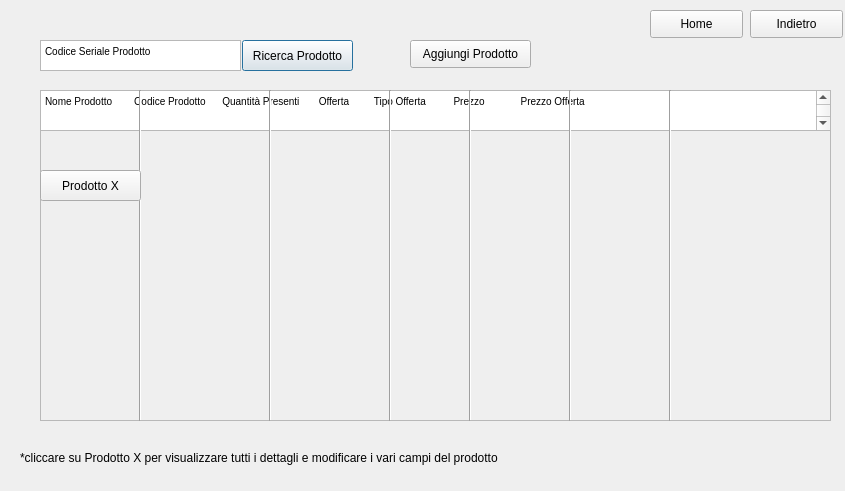
<?xml version="1.0" encoding="UTF-8"?>
<ui version="4.0">
 <class>Dialog</class>
 <widget class="QDialog" name="Dialog">
  <property name="geometry">
   <rect>
    <x>0</x>
    <y>0</y>
    <width>845</width>
    <height>491</height>
   </rect>
  </property>
  <property name="baseSize">
   <size>
    <width>10</width>
    <height>10</height>
   </size>
  </property>
  <property name="windowTitle">
   <string>Gestione Magazzino</string>
  </property>
  <widget class="QPushButton" name="pushButton">
   <property name="geometry">
    <rect>
     <x>242</x>
     <y>40</y>
     <width>111</width>
     <height>31</height>
    </rect>
   </property>
   <property name="text">
    <string>Ricerca Prodotto</string>
   </property>
  </widget>
  <widget class="QTextBrowser" name="textBrowser">
   <property name="geometry">
    <rect>
     <x>40</x>
     <y>40</y>
     <width>201</width>
     <height>31</height>
    </rect>
   </property>
   <property name="html">
    <string>&lt;!DOCTYPE HTML PUBLIC &quot;-//W3C//DTD HTML 4.0//EN&quot; &quot;http://www.w3.org/TR/REC-html40/strict.dtd&quot;&gt;
&lt;html&gt;&lt;head&gt;&lt;meta name=&quot;qrichtext&quot; content=&quot;1&quot; /&gt;&lt;style type=&quot;text/css&quot;&gt;
p, li { white-space: pre-wrap; }
&lt;/style&gt;&lt;/head&gt;&lt;body style=&quot; font-family:'MS Shell Dlg 2'; font-size:7.8pt; font-weight:400; font-style:normal;&quot;&gt;
&lt;p style=&quot; margin-top:0px; margin-bottom:0px; margin-left:0px; margin-right:0px; -qt-block-indent:0; text-indent:0px;&quot;&gt;Codice Seriale Prodotto&lt;/p&gt;&lt;/body&gt;&lt;/html&gt;</string>
   </property>
  </widget>
  <widget class="QPushButton" name="pushButton_2">
   <property name="geometry">
    <rect>
     <x>650</x>
     <y>10</y>
     <width>93</width>
     <height>28</height>
    </rect>
   </property>
   <property name="text">
    <string>Home</string>
   </property>
  </widget>
  <widget class="QPushButton" name="pushButton_3">
   <property name="geometry">
    <rect>
     <x>750</x>
     <y>10</y>
     <width>93</width>
     <height>28</height>
    </rect>
   </property>
   <property name="text">
    <string>Indietro</string>
   </property>
  </widget>
  <widget class="QFrame" name="frame">
   <property name="geometry">
    <rect>
     <x>40</x>
     <y>90</y>
     <width>791</width>
     <height>331</height>
    </rect>
   </property>
   <property name="frameShape">
    <enum>QFrame::StyledPanel</enum>
   </property>
   <property name="frameShadow">
    <enum>QFrame::Raised</enum>
   </property>
   <widget class="Line" name="line">
    <property name="geometry">
     <rect>
      <x>0</x>
      <y>30</y>
      <width>791</width>
      <height>20</height>
     </rect>
    </property>
    <property name="orientation">
     <enum>Qt::Horizontal</enum>
    </property>
   </widget>
   <widget class="QTextEdit" name="textEdit">
    <property name="geometry">
     <rect>
      <x>0</x>
      <y>0</y>
      <width>791</width>
      <height>41</height>
     </rect>
    </property>
    <property name="html">
     <string>&lt;!DOCTYPE HTML PUBLIC &quot;-//W3C//DTD HTML 4.0//EN&quot; &quot;http://www.w3.org/TR/REC-html40/strict.dtd&quot;&gt;
&lt;html&gt;&lt;head&gt;&lt;meta name=&quot;qrichtext&quot; content=&quot;1&quot; /&gt;&lt;style type=&quot;text/css&quot;&gt;
p, li { white-space: pre-wrap; }
&lt;/style&gt;&lt;/head&gt;&lt;body style=&quot; font-family:'MS Shell Dlg 2'; font-size:7.8pt; font-weight:400; font-style:normal;&quot;&gt;
&lt;p style=&quot; margin-top:0px; margin-bottom:0px; margin-left:0px; margin-right:0px; -qt-block-indent:0; text-indent:0px;&quot;&gt;Nome Prodotto        Codice Prodotto      Quantità Presenti       Offerta         Tipo Offerta          Prezzo             Prezzo Offerta&lt;/p&gt;
&lt;p style=&quot;-qt-paragraph-type:empty; margin-top:0px; margin-bottom:0px; margin-left:0px; margin-right:0px; -qt-block-indent:0; text-indent:0px;&quot;&gt;&lt;br /&gt;&lt;/p&gt;
&lt;p style=&quot;-qt-paragraph-type:empty; margin-top:0px; margin-bottom:0px; margin-left:0px; margin-right:0px; -qt-block-indent:0; text-indent:0px;&quot;&gt;&lt;br /&gt;&lt;/p&gt;&lt;/body&gt;&lt;/html&gt;</string>
    </property>
   </widget>
   <widget class="Line" name="line_2">
    <property name="geometry">
     <rect>
      <x>90</x>
      <y>0</y>
      <width>20</width>
      <height>331</height>
     </rect>
    </property>
    <property name="orientation">
     <enum>Qt::Vertical</enum>
    </property>
   </widget>
   <widget class="Line" name="line_3">
    <property name="geometry">
     <rect>
      <x>220</x>
      <y>0</y>
      <width>20</width>
      <height>331</height>
     </rect>
    </property>
    <property name="orientation">
     <enum>Qt::Vertical</enum>
    </property>
   </widget>
   <widget class="Line" name="line_4">
    <property name="geometry">
     <rect>
      <x>340</x>
      <y>0</y>
      <width>20</width>
      <height>331</height>
     </rect>
    </property>
    <property name="orientation">
     <enum>Qt::Vertical</enum>
    </property>
   </widget>
   <widget class="Line" name="line_5">
    <property name="geometry">
     <rect>
      <x>420</x>
      <y>0</y>
      <width>20</width>
      <height>331</height>
     </rect>
    </property>
    <property name="orientation">
     <enum>Qt::Vertical</enum>
    </property>
   </widget>
   <widget class="Line" name="line_6">
    <property name="geometry">
     <rect>
      <x>520</x>
      <y>0</y>
      <width>20</width>
      <height>331</height>
     </rect>
    </property>
    <property name="orientation">
     <enum>Qt::Vertical</enum>
    </property>
   </widget>
   <widget class="Line" name="line_7">
    <property name="geometry">
     <rect>
      <x>620</x>
      <y>0</y>
      <width>20</width>
      <height>331</height>
     </rect>
    </property>
    <property name="orientation">
     <enum>Qt::Vertical</enum>
    </property>
   </widget>
   <widget class="QPushButton" name="pushButton_4">
    <property name="geometry">
     <rect>
      <x>0</x>
      <y>80</y>
      <width>101</width>
      <height>31</height>
     </rect>
    </property>
    <property name="text">
     <string>Prodotto X</string>
    </property>
   </widget>
  </widget>
  <widget class="QLabel" name="label">
   <property name="geometry">
    <rect>
     <x>20</x>
     <y>450</y>
     <width>781</width>
     <height>16</height>
    </rect>
   </property>
   <property name="text">
    <string>*cliccare su Prodotto X per visualizzare tutti i dettagli e modificare i vari campi del prodotto</string>
   </property>
  </widget>
  <widget class="QPushButton" name="pushButton_5">
   <property name="geometry">
    <rect>
     <x>410</x>
     <y>40</y>
     <width>121</width>
     <height>28</height>
    </rect>
   </property>
   <property name="text">
    <string>Aggiungi Prodotto</string>
   </property>
  </widget>
 </widget>
 <resources/>
 <connections/>
</ui>
